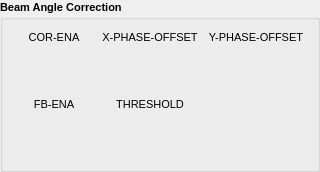
     <widget class="QGroupBox" name="groupBox_6">
      <property name="sizePolicy">
       <sizepolicy hsizetype="Preferred" vsizetype="Preferred">
        <horstretch>0</horstretch>
        <verstretch>0</verstretch>
       </sizepolicy>
      </property>
      <property name="minimumSize">
       <size>
        <width>100</width>
        <height>100</height>
       </size>
      </property>
      <property name="font">
       <font>
        <pointsize>8</pointsize>
        <weight>75</weight>
        <bold>true</bold>
       </font>
      </property>
      <property name="title">
       <string>Beam Angle Correction</string>
      </property>
      <layout class="QGridLayout" name="gridLayout_5">
       <item row="4" column="0">
        <widget class="caChoice" name="caChoice_0">
         <property name="sizePolicy">
          <sizepolicy hsizetype="Fixed" vsizetype="Fixed">
           <horstretch>0</horstretch>
           <verstretch>0</verstretch>
          </sizepolicy>
         </property>
         <property name="minimumSize">
          <size>
           <width>80</width>
           <height>40</height>
          </size>
         </property>
         <property name="font">
          <font>
           <pointsize>8</pointsize>
          </font>
         </property>
         <property name="channel" stdset="0">
          <string>$(DEV):BA-ENA</string>
         </property>
         <property name="foreground">
          <color>
           <red>0</red>
           <green>0</green>
           <blue>0</blue>
          </color>
         </property>
         <property name="background">
          <color>
           <red>187</red>
           <green>187</green>
           <blue>187</blue>
          </color>
         </property>
         <property name="colorMode">
          <enum>caChoice::Static</enum>
         </property>
         <property name="endBit">
          <number>1</number>
         </property>
         <property name="fontScaleMode">
          <enum>EPushButton::None</enum>
         </property>
        </widget>
       </item>
       <item row="7" column="0">
        <widget class="caChoice" name="caChoice_1">
         <property name="sizePolicy">
          <sizepolicy hsizetype="Fixed" vsizetype="Fixed">
           <horstretch>0</horstretch>
           <verstretch>0</verstretch>
          </sizepolicy>
         </property>
         <property name="minimumSize">
          <size>
           <width>80</width>
           <height>40</height>
          </size>
         </property>
         <property name="font">
          <font>
           <pointsize>8</pointsize>
          </font>
         </property>
         <property name="channel" stdset="0">
          <string>$(DEV):BA-FB-ENA</string>
         </property>
         <property name="foreground">
          <color>
           <red>0</red>
           <green>0</green>
           <blue>0</blue>
          </color>
         </property>
         <property name="background">
          <color>
           <red>187</red>
           <green>187</green>
           <blue>187</blue>
          </color>
         </property>
         <property name="colorMode">
          <enum>caChoice::Static</enum>
         </property>
         <property name="endBit">
          <number>1</number>
         </property>
         <property name="fontScaleMode">
          <enum>EPushButton::None</enum>
         </property>
        </widget>
       </item>
       <item row="4" column="1">
        <widget class="caNumeric" name="caNumeric_29">
         <property name="sizePolicy">
          <sizepolicy hsizetype="Fixed" vsizetype="Fixed">
           <horstretch>0</horstretch>
           <verstretch>0</verstretch>
          </sizepolicy>
         </property>
         <property name="minimumSize">
          <size>
           <width>100</width>
           <height>40</height>
          </size>
         </property>
         <property name="autoFillBackground">
          <bool>false</bool>
         </property>
         <property name="digitsFontScaleEnabled">
          <bool>true</bool>
         </property>
         <property name="channel" stdset="0">
          <string notr="true">$(DEV):BA-X</string>
         </property>
         <property name="foreground">
          <color>
           <red>0</red>
           <green>0</green>
           <blue>0</blue>
          </color>
         </property>
         <property name="background">
          <color>
           <red>187</red>
           <green>187</green>
           <blue>187</blue>
          </color>
         </property>
         <property name="precisionMode">
          <enum>caNumeric::Channel</enum>
         </property>
         <property name="fixedFormat">
          <bool>false</bool>
         </property>
         <property name="limitsMode">
          <enum>caNumeric::Channel</enum>
         </property>
         <property name="maxValue">
          <double>1.000000000000000</double>
         </property>
         <property name="minValue">
          <double>-1.000000000000000</double>
         </property>
        </widget>
       </item>
       <item row="4" column="2">
        <widget class="caNumeric" name="caNumeric_33">
         <property name="sizePolicy">
          <sizepolicy hsizetype="Fixed" vsizetype="Fixed">
           <horstretch>0</horstretch>
           <verstretch>0</verstretch>
          </sizepolicy>
         </property>
         <property name="minimumSize">
          <size>
           <width>100</width>
           <height>40</height>
          </size>
         </property>
         <property name="autoFillBackground">
          <bool>false</bool>
         </property>
         <property name="digitsFontScaleEnabled">
          <bool>true</bool>
         </property>
         <property name="channel" stdset="0">
          <string notr="true">$(DEV):BA-Y</string>
         </property>
         <property name="foreground">
          <color>
           <red>0</red>
           <green>0</green>
           <blue>0</blue>
          </color>
         </property>
         <property name="background">
          <color>
           <red>187</red>
           <green>187</green>
           <blue>187</blue>
          </color>
         </property>
         <property name="precisionMode">
          <enum>caNumeric::Channel</enum>
         </property>
         <property name="fixedFormat">
          <bool>false</bool>
         </property>
         <property name="limitsMode">
          <enum>caNumeric::Channel</enum>
         </property>
         <property name="maxValue">
          <double>1.000000000000000</double>
         </property>
         <property name="minValue">
          <double>-1.000000000000000</double>
         </property>
        </widget>
       </item>
       <item row="7" column="1">
        <widget class="caNumeric" name="caNumeric_34">
         <property name="sizePolicy">
          <sizepolicy hsizetype="Fixed" vsizetype="Fixed">
           <horstretch>0</horstretch>
           <verstretch>0</verstretch>
          </sizepolicy>
         </property>
         <property name="minimumSize">
          <size>
           <width>100</width>
           <height>40</height>
          </size>
         </property>
         <property name="autoFillBackground">
          <bool>false</bool>
         </property>
         <property name="digitsFontScaleEnabled">
          <bool>true</bool>
         </property>
         <property name="channel" stdset="0">
          <string notr="true">$(DEV):BA-FB-THR</string>
         </property>
         <property name="foreground">
          <color>
           <red>0</red>
           <green>0</green>
           <blue>0</blue>
          </color>
         </property>
         <property name="background">
          <color>
           <red>187</red>
           <green>187</green>
           <blue>187</blue>
          </color>
         </property>
         <property name="precisionMode">
          <enum>caNumeric::Channel</enum>
         </property>
         <property name="fixedFormat">
          <bool>false</bool>
         </property>
         <property name="limitsMode">
          <enum>caNumeric::Channel</enum>
         </property>
         <property name="maxValue">
          <double>1.000000000000000</double>
         </property>
         <property name="minValue">
          <double>-1.000000000000000</double>
         </property>
        </widget>
       </item>
       <item row="0" column="0">
        <widget class="QLabel" name="label_13">
         <property name="sizePolicy">
          <sizepolicy hsizetype="Preferred" vsizetype="Fixed">
           <horstretch>0</horstretch>
           <verstretch>0</verstretch>
          </sizepolicy>
         </property>
         <property name="minimumSize">
          <size>
           <width>0</width>
           <height>15</height>
          </size>
         </property>
         <property name="font">
          <font>
           <weight>50</weight>
           <bold>false</bold>
          </font>
         </property>
         <property name="text">
          <string>COR-ENA</string>
         </property>
         <property name="alignment">
          <set>Qt::AlignCenter</set>
         </property>
        </widget>
       </item>
       <item row="0" column="1">
        <widget class="QLabel" name="label_11">
         <property name="sizePolicy">
          <sizepolicy hsizetype="Preferred" vsizetype="Fixed">
           <horstretch>0</horstretch>
           <verstretch>0</verstretch>
          </sizepolicy>
         </property>
         <property name="minimumSize">
          <size>
           <width>100</width>
           <height>15</height>
          </size>
         </property>
         <property name="font">
          <font>
           <weight>50</weight>
           <bold>false</bold>
          </font>
         </property>
         <property name="text">
          <string>X-PHASE-OFFSET</string>
         </property>
         <property name="alignment">
          <set>Qt::AlignCenter</set>
         </property>
        </widget>
       </item>
       <item row="0" column="2">
        <widget class="QLabel" name="label_9">
         <property name="sizePolicy">
          <sizepolicy hsizetype="Preferred" vsizetype="Fixed">
           <horstretch>0</horstretch>
           <verstretch>0</verstretch>
          </sizepolicy>
         </property>
         <property name="minimumSize">
          <size>
           <width>100</width>
           <height>15</height>
          </size>
         </property>
         <property name="font">
          <font>
           <weight>50</weight>
           <bold>false</bold>
          </font>
         </property>
         <property name="text">
          <string>Y-PHASE-OFFSET</string>
         </property>
         <property name="alignment">
          <set>Qt::AlignCenter</set>
         </property>
        </widget>
       </item>
       <item row="5" column="1">
        <widget class="QLabel" name="label_10">
         <property name="sizePolicy">
          <sizepolicy hsizetype="Preferred" vsizetype="Fixed">
           <horstretch>0</horstretch>
           <verstretch>0</verstretch>
          </sizepolicy>
         </property>
         <property name="minimumSize">
          <size>
           <width>100</width>
           <height>15</height>
          </size>
         </property>
         <property name="font">
          <font>
           <weight>50</weight>
           <bold>false</bold>
          </font>
         </property>
         <property name="text">
          <string>THRESHOLD</string>
         </property>
         <property name="alignment">
          <set>Qt::AlignCenter</set>
         </property>
        </widget>
       </item>
       <item row="5" column="0">
        <widget class="QLabel" name="label_14">
         <property name="sizePolicy">
          <sizepolicy hsizetype="Preferred" vsizetype="Fixed">
           <horstretch>0</horstretch>
           <verstretch>0</verstretch>
          </sizepolicy>
         </property>
         <property name="minimumSize">
          <size>
           <width>0</width>
           <height>15</height>
          </size>
         </property>
         <property name="font">
          <font>
           <weight>50</weight>
           <bold>false</bold>
          </font>
         </property>
         <property name="text">
          <string>FB-ENA</string>
         </property>
         <property name="alignment">
          <set>Qt::AlignCenter</set>
         </property>
        </widget>
       </item>
      </layout>
     </widget>
